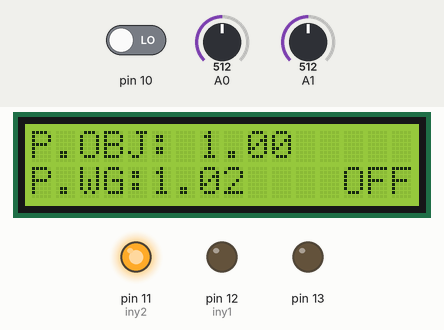
The sketch below on a simulated Arduino Uno, built with avr-gcc and run on an emulated ATmega328P. Parts: 16×2 character LCD, output pins drawn as LEDs (lit = HIGH). Inputs (shaded band) come from the test bench; at power-on: pin 10 LOW, A1 = 512, A0 = 512. What the sketch prints to the serial monitor is not drawn.

Above: at 1.2 s.
1.3 s: pin 10 driven HIGH
At 1.7 s:
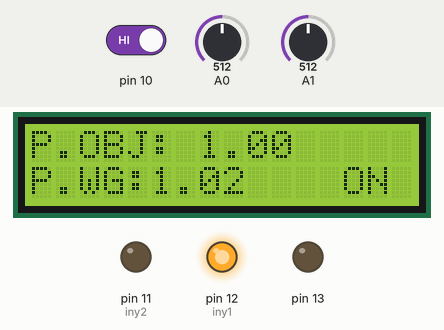
2.8 s: A1 set to 528
At 4.2 s:
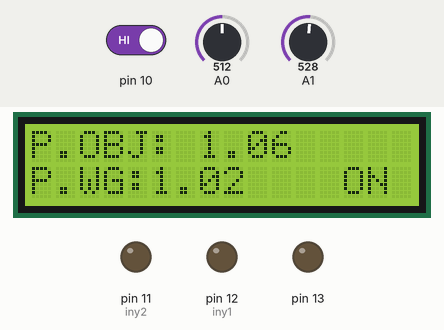
4.6 s: A0 set to 537
At 5.1 s:
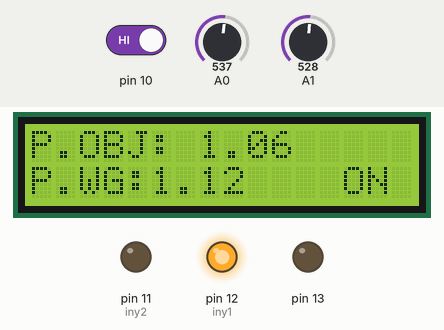
6.1 s: A1 set to 716
At 6.4 s:
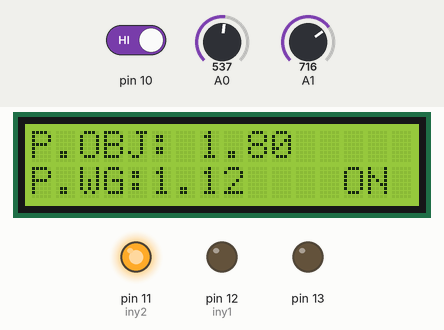
7.6 s: A0 set to 511
At 8.5 s:
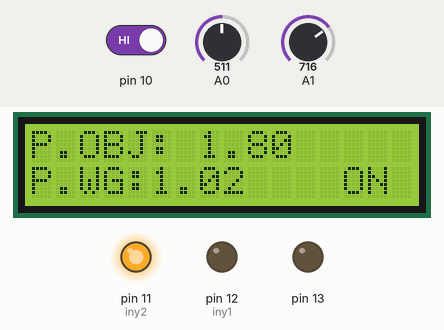
9.1 s: pin 10 driven LOW
At 9.8 s:
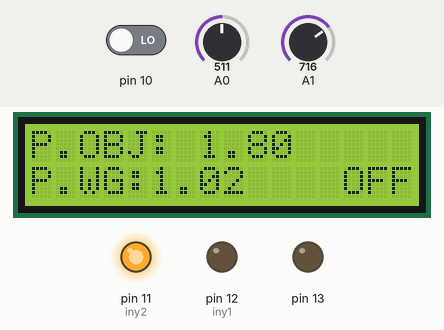
Timing chart, 0 to 11.6 s (numbered marks = the images above; inputs shaded):
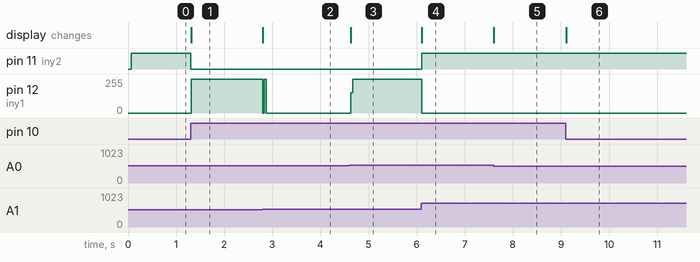

Measured:
- the behaviour switches between 512 and 513 on A1 (found by bisection; images 1 and 2)
- the behaviour switches between 527 and 528 on A0 (found by bisection; images 2 and 3)
- after the input at 1.3 s, pin 11 (iny2): HIGH → LOW at once; pin 12 (iny1): 0/255 → 255/255 at once; the display: changes at once (image 1)
- after the input at 2.8 s, pin 12 (iny1): 255/255 → 0/255 at once; the display: changes at once (image 2)
- after the input at 4.6 s, pin 12 (iny1): 0/255 → 255/255 at once; the display: changes at once (image 3)
- after the input at 6.1 s, pin 11 (iny2): LOW → HIGH at once; pin 12 (iny1): 255/255 → 0/255 at once; the display: changes at once (image 4)
- after the input at 7.6 s, the display: changes at once (image 5)
- after the input at 9.1 s, the display: changes at once (image 6)

The sketch:

trabajo_final_informatica.ino
```cpp
#include <LiquidCrystal.h>    // importa libreria
const int iny1 = 12;
const int iny2 = 11;
int c=0,a=0,len=0,tps=0,tpsp=0;
float map1,pote,pbar,bar,histeresis2=25;


int interruptor,ab;


LiquidCrystal lcd(7, 6, 5, 4, 3, 2);  // pines RS, E, D4, D5, D6, D7 de modulo 1602A

void setup() {
  Serial.begin(9600);
  lcd.begin(16, 2);     // inicializa a display de 16 columnas y 2 lineas
pinMode(iny1, OUTPUT);
pinMode(iny2, OUTPUT);
pinMode(10, INPUT);
pinMode(13, OUTPUT);
}

void loop() {


lcdmuestra();

serialimpreso();

serial();

if(interruptor == HIGH)
{
  boostcontrol();
}
 if(interruptor == LOW ){
limpieza();

  }


}

void boostcontrol(){
  //ALGORITMO DE BOOST CONTROL

if(pote>map1+histeresis2 && pote<map1-histeresis2){
 lcdmuestra();
serialimpreso();
serial();

}
else
{
  lcd.clear();
   do{
    lcdmuestra();
serialimpreso();
serial();

    digitalWrite(iny1,HIGH);
  }while(pote<=map1 && interruptor == HIGH );
  digitalWrite(iny1,LOW);
}
if(pote<map1+histeresis2 && pote>map1-histeresis2){
lcdmuestra();
serialimpreso();
serial();

}
else
{
  lcd.clear();
   do{
lcdmuestra();
serialimpreso();
serial();

    digitalWrite(iny2,HIGH);
  }while(pote>=map1 && interruptor == HIGH );
  digitalWrite(iny2,LOW);


}


}
void lcdmuestra(){
// CONTROL DE PANTALLA

lcd.print("P.OBJ: ");  // escribe el texto en pantalla
lcd.print(pbar);
lcd.setCursor(0, 2);      // ubica cursor en columna 0, linea 0
lcd.print("P.WG:");  // escribe el texto en pantalla
lcd.print(bar);
if(interruptor == HIGH)
{
lcd.setCursor(13, 1);      // ubica cursor en columna 0, linea 0
lcd.print("ON");
}
if(interruptor == LOW)
{
lcd.setCursor(13, 1);      // ubica cursor en columna 0, linea 0
lcd.print("OFF");
}
}


void limpieza(){
 do{
   lcdmuestra();
   serialimpreso();
   serial();
      digitalWrite(iny2,HIGH);
 }while(0.2<=bar && interruptor == LOW );
digitalWrite(iny2,LOW);
}


void serialimpreso(){
// LECTURA DE VARIABLES Y COMUNICACION SERIAL
interruptor=digitalRead(10);

map1=analogRead(A0);
pote=analogRead(A1);
tps=analogRead(A1);
bar = ((map1 * (400 / (1023.0)))/100)-0.98;   // 400kpa to 4.0BAR
pbar = ((pote * (400 / (1023.0)))/100)-1;   // 400kpa to 4.0BAR
tpsp = map(tps, 0, 1023, 0, 100);
lcd.setCursor(0, 0);      // ubica cursor en columna 0, linea 0
c=c+1;
}
void serial(){
c=c+1;
if(c==200){

Serial.print(bar);
Serial.print('@');
Serial.print(pbar);
Serial.print('/');
Serial.print(tpsp);
Serial.print('%');
if(interruptor == HIGH)
{
Serial.print('|');
Serial.print('O');
Serial.print('n');
}
if(interruptor == LOW)
{
Serial.print('O');
Serial.print('F');
Serial.print('F');
Serial.print('|');
            }
c=0;
}
}
```
